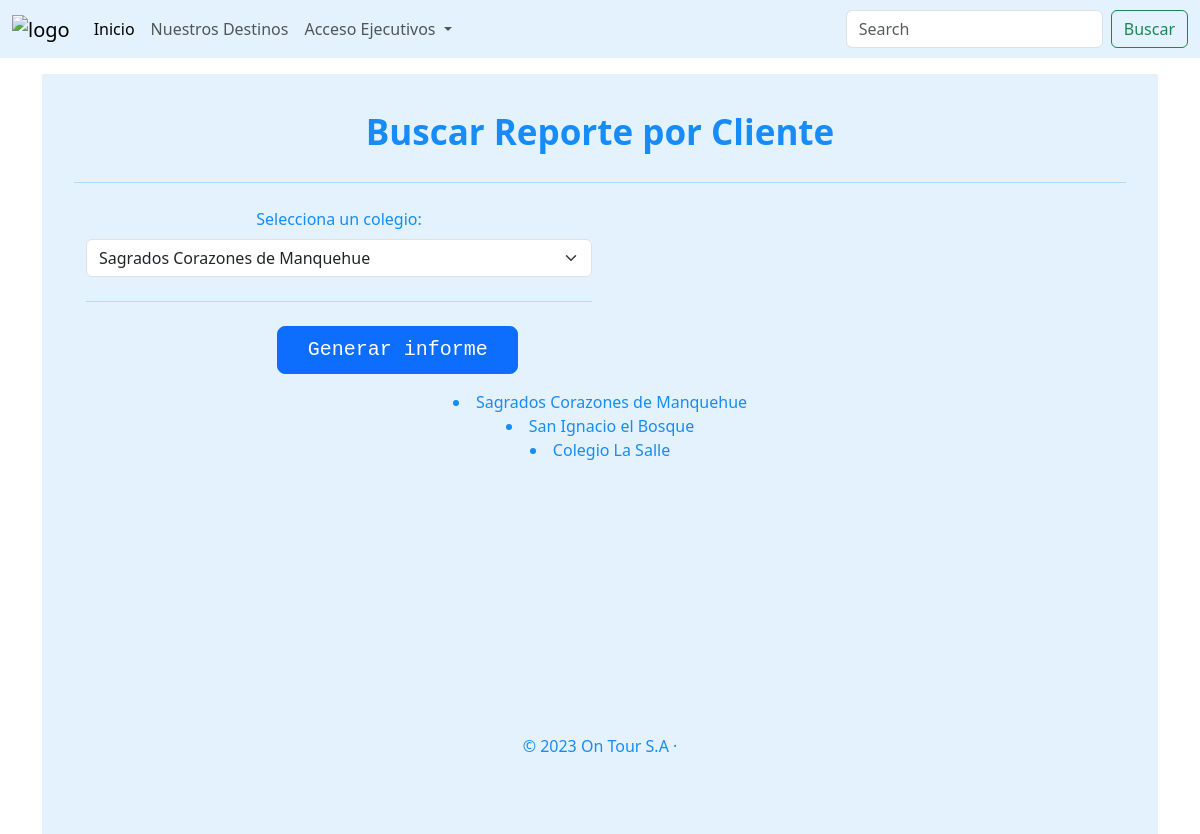
The page /ontour/genera on the database as committed earlier.
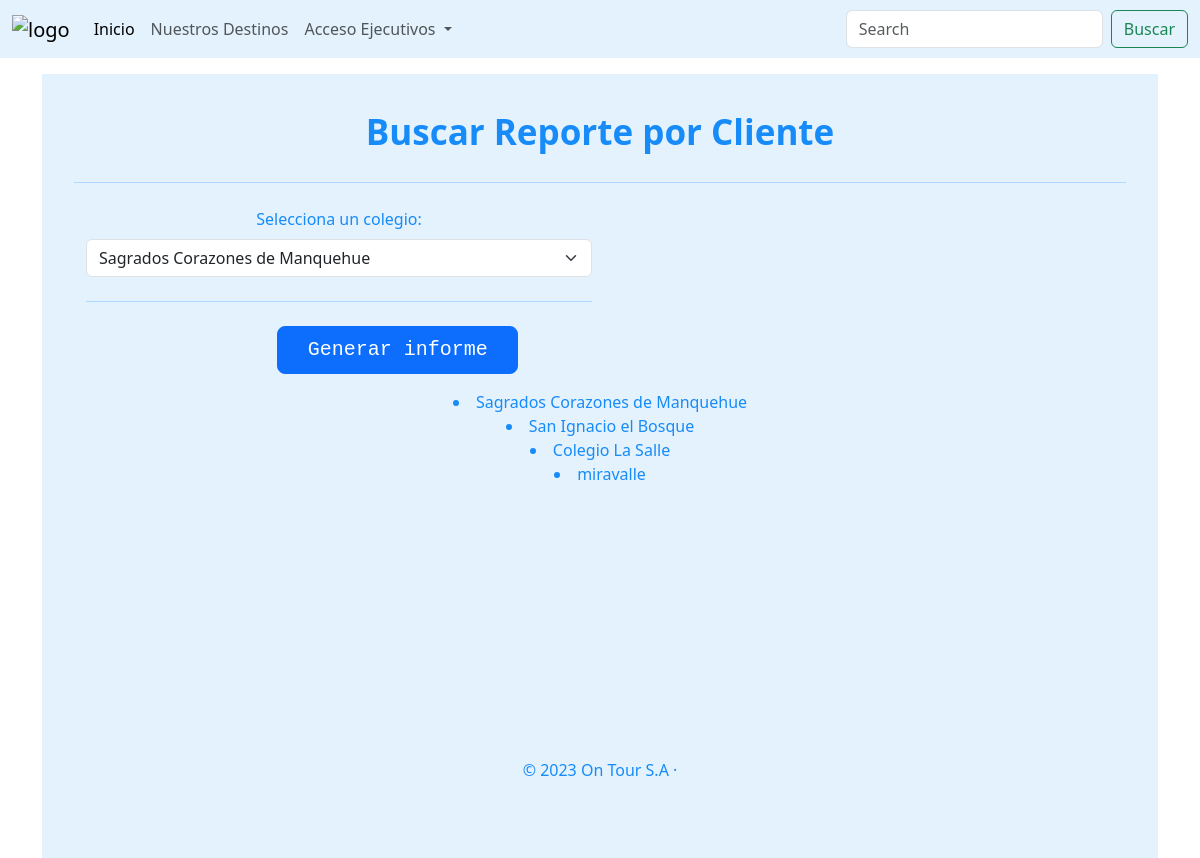
The same page on the database as committed later.
### ontour/models.py (models this page shows, shortened)
class colegio (models.Model):
    id_colegio          = models.AutoField(primary_key = True)
    nombre_colegio      = models.CharField(blank = False, null = False, max_length=50)

### ontour/views.py (the view)
# urls.py: path('genera', views.genera, name='genera'),
def genera(request):
    colegios = colegio.objects.all()
    context = {"colegios": colegios}
    if request.method == 'POST':
        colegio_id = request.POST.get('colegio')
        cursos = curso.objects.filter(id_colegio=colegio_id)
        context['cursos'] = cursos
    return render(request, 'ontour/genera.html', context)

### ontour/templates/ontour/genera.html (shortened to what this page needs)
{% load static %}
<!DOCTYPE html>
<html lang="es">
<head>
    <link rel="stylesheet" href="{% static 'ccs/estilos.css'%}">
    <link href="https://cdn.jsdelivr.net/npm/bootstrap@5.3.0-alpha3/dist/css/bootstrap.min.css" rel="stylesheet">
    <link rel="stylesheet" href="https://cdn.jsdelivr.net/npm/@tabler/icons-webfont@latest/tabler-icons.min.css">
    <link href="{% static 'vendor/fontawesome-free/css/all.min.css'%}" rel="stylesheet" type="text/css">
    <link href="{% static 'css/sb-admin-2.min.css'%}" rel="stylesheet">
</head>
<body>
    <header>
        <nav class="navbar navbar-expand-lg" style="background-color: #e3f2fd;">
            <div class="container-fluid">
                <a class="navbar-brand" href="{% url 'index'%}">
                    <img src="{% static 'imagenes/logo.png' %}" alt="logo" width="auto" height="100">
                </a>
                <div class="collapse navbar-collapse" id="navbarSupportedContent">
                    <ul class="navbar-nav me-auto mb-2 mb-lg-0">
                        <li class="nav-item">
                            <a class="nav-link active" aria-current="page" href="{% url 'index'%}">Inicio</a>
                        </li>
                    <li class="nav-item">
                        <a class="nav-link" href="{% url 'destinos'%}">Nuestros Destinos</a>
                    </li>
                    <li class="nav-item dropdown">
                        <a class="nav-link dropdown-toggle" href="#" role="button" data-bs-toggle="dropdown" aria-expanded="false">
                            Acceso Ejecutivos
                        </a>
                    </li>
                    </ul>
                    <form class="d-flex" role="search">
                        <input class="form-control me-2" type="search" placeholder="Search" aria-label="Search">
                        <button class="btn btn-outline-success" type="submit">Buscar</button>
                    </form>
                </div>
            </div>
        </nav>
    </header>
    <div class="container">
        <div class="containerfd">
        <div class="row">
            <div class="col-md-12">
                <div id="titulo" class="text-center">Buscar Reporte por Cliente</h1>
            </div>
            <hr class="my-4">
            <div class="col-md-12">
                <div class="row g-3">
                    <div class="col-6">
                        <div class="form-label">
                    <form method="post">
                        <label for="colegio">Selecciona un colegio:</label>
                        <select class="form-select" id="floatingSelect" aria-label="Floating label select example" name="colegio">
                            {% for colegio in colegios %}
                            <option value="{{ colegio.id_colegio }}">{{ colegio.nombre_colegio }}</option>
                            {% endfor %}
                        </select>
                    </form>
                    <hr class="my-4">
                    <div class ='container'>
                       <pre>               <button class="w-50 btn btn-primary btn-lg" type="submit">Generar informe</button> </pre>
                    </div>
                </div>
            </div>
            </div>
        </div>
        </div>
    </div>
    {% for colegio in colegios %}
                            <li value="{{ colegio.id_colegio }}">{{ colegio.nombre_colegio }}</li>
                            {% endfor %}
    <link href="../assets/dist/css/bootstrap.min.css" rel="stylesheet">
<footer class="containerf">
    <p>&copy; 2023 On Tour S.A &middot;</p>
</footer>
<link rel="stylesheet" href="{% static 'ontourapp/css/estilos.css' %}">
</body>
</html>

Rows that differ between the two databases and show on the page:
added colegio: {{ colegio.id_colegio }} 5 (drawn), nombre_colegio "miravalle"
